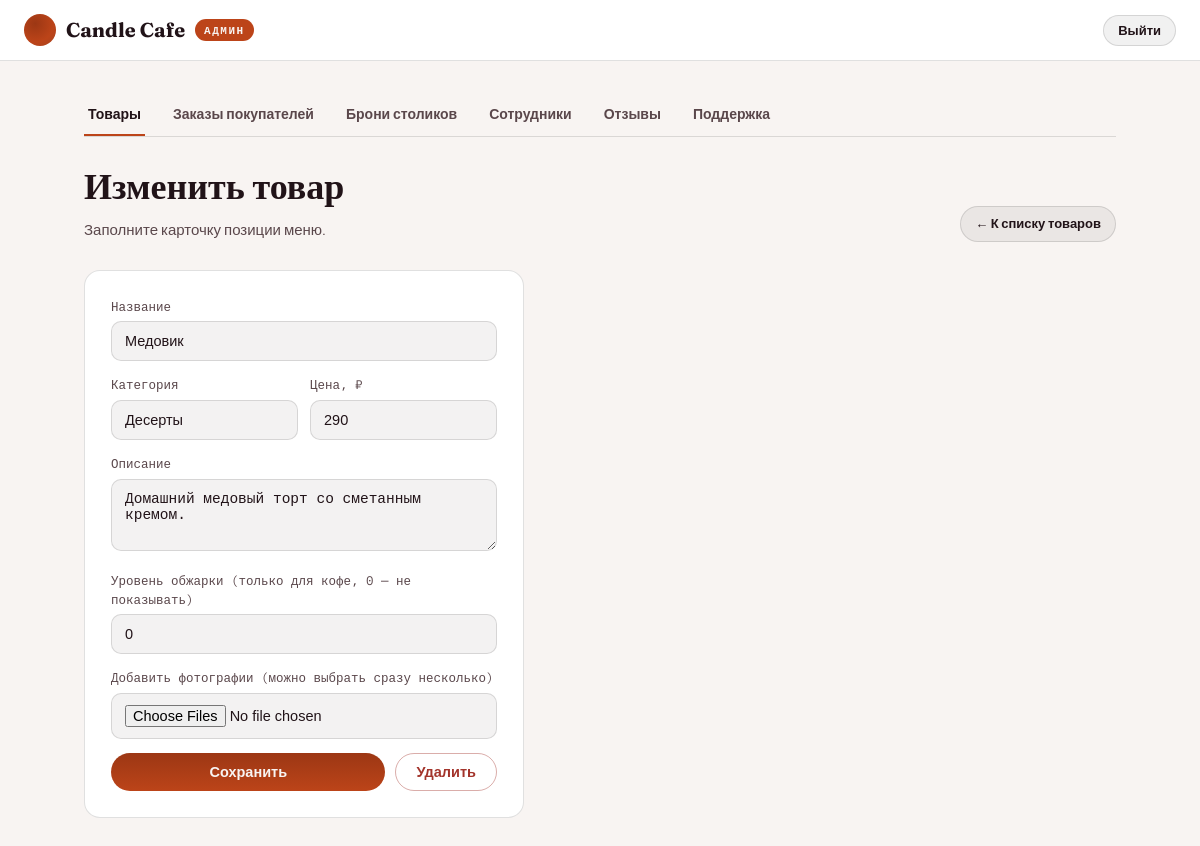
Screenshot of /admin-panel/products/20/ (signed in) with the database file from the repository.
### cafe/models.py (models this page shows, shortened)
class Product(models.Model):
    name = models.CharField('Название', max_length=120)
    category = models.CharField('Категория', max_length=80)
    description = models.TextField('Описание', blank=True)
    price = models.PositiveIntegerField('Цена, ₽')
    roast_level = models.PositiveSmallIntegerField(
        'Уровень обжарки (0 — не показывать)', default=0
    )
    is_active = models.BooleanField('Показывать в меню', default=True)
    created_at = models.DateTimeField(auto_now_add=True)
    class Meta:
        ordering = ['category', 'name']
        verbose_name = 'Товар'
        verbose_name_plural = 'Товары'

### cafe/views.py (the view, shortened to what this page needs)
# urls.py: path('admin-panel/products/<int:pk>/', views.admin_product_form, name='admin_product_edit'),
@user_passes_test(is_admin, login_url='login')
def admin_product_form(request, pk=None):
    product = get_object_or_404(Product, pk=pk) if pk else None
    form = ProductForm(request.POST or None, request.FILES or None, instance=product)
    categories = sorted(set(Product.objects.values_list('category', flat=True)))
    return render(request, 'cafe/admin_product_form.html', {
        'form': form, 'product': product, 'categories': categories,
    })

### cafe/forms.py
class ProductForm(forms.ModelForm):
    images = MultipleFileField(label='Добавить фотографии', required=False)
    class Meta:
        model = Product
        fields = ['name', 'category', 'price', 'description', 'roast_level']
        widgets = {
            'description': forms.Textarea(attrs={'rows': 3}),
        }

### cafe/context_processors.py (called while the page is built)
def site_context(request):
    cart = request.session.get('cart', {})
    cart_count = sum(cart.values()) if cart else 0
    unread_chat = 0
    unread_support_total = 0
    if request.user.is_authenticated:
        if request.user.is_staff:
            unread_support_total = ChatMessage.objects.filter(sender='user', read_by_admin=False).count()
        else:
            unread_chat = ChatMessage.objects.filter(
                customer=request.user, sender='admin', read_by_user=False
            ).count()
    return {
        'cart_count': cart_count,
        'unread_chat': unread_chat,
        'unread_support_total': unread_support_total,
    }

### cafe/views.py (called while the page is built)
def is_admin(user):
    return user.is_authenticated and user.is_staff

### cafe/templates/cafe/admin_product_form.html (shortened to what this page needs)
{% extends 'cafe/admin_base.html' %}
{% block content %}
<div class="sec-head">
  <div>
    <h2>{% if product %}Изменить товар{% else %}Новый товар{% endif %}</h2>
    <p>Заполните карточку позиции меню.</p>
  </div>
  <a href="{% url 'admin_products' %}" class="btn btn-ghost btn-sm">← К списку товаров</a>
</div>
<div class="panel" style="max-width:440px;">
  <form method="post" enctype="multipart/form-data">
    <div class="field"><label>Название</label>{{ form.name }}{{ form.name.errors }}</div>
    <div class="row-2">
      <div class="field"><label>Категория</label>{{ form.category }}{{ form.category.errors }}</div>
      <div class="field"><label>Цена, ₽</label>{{ form.price }}{{ form.price.errors }}</div>
    </div>
    <div class="field"><label>Описание</label>{{ form.description }}</div>
    <div class="field"><label>Уровень обжарки (только для кофе, 0 — не показывать)</label>{{ form.roast_level }}</div>
    <div class="field">
      <label>Добавить фотографии (можно выбрать сразу несколько)</label>
      {{ form.images }}
    </div>
    <div style="display:flex; gap:10px;">
      <button type="submit" class="btn btn-primary" style="flex:1;">Сохранить</button>
      {% if product %}<button type="submit" name="delete" value="1" class="btn btn-danger" onclick="return confirm('Удалить этот товар?')">Удалить</button>{% endif %}
    </div>
  </form>
</div>
{% endblock %}

### cafe/static/cafe/css/style.css (style rules this page uses)
:root { --bg:#f8f4f2; --bg-2:#ffffff; --surface:#ffffff; --surface-2:#efe6e2; --cream:#211318; --cream-dim:#5a474b; --ember:#bc4419; --ember-2:#9c3714; --gold:#8f6a2e; --sage:#5c7a4a; --text-rgb:20,16,18; --line: rgba(var(--text-rgb),0.13); --radius:16px; --font-display:'Fraunces', serif; --font-body:'Manrope', sans-serif; --font-mono:'IBM Plex Mono', monospace; color-scheme: light; }
* { box-sizing:border-box; }
html,body { margin:0; padding:0; }
body { background:var(--bg); color:var(--cream); font-family:var(--font-body); line-height:1.5; min-height:100vh; -webkit-font-smoothing:antialiased; }
a { color:inherit; text-decoration:none; }
h1,h2,h3,h4 { font-family:var(--font-display); font-weight:600; margin:0; }
p { margin:0; }
.btn { border:none; border-radius:999px; padding:10px 20px; font-weight:700; font-size:14.5px; cursor:pointer; display:inline-block; }
.btn-primary { background:linear-gradient(180deg,var(--ember-2),var(--ember)); color:var(--bg); }
.btn-ghost { background:rgba(var(--text-rgb),0.06); color:var(--cream); border:1px solid var(--line); }
.btn-danger { background:transparent; color:#a3342b; border:1px solid rgba(163,52,43,0.4); }
.btn-sm { padding:7px 14px; font-size:13px; }
.sec-head { display:flex; justify-content:space-between; align-items:flex-end; gap:20px; margin-bottom:28px; flex-wrap:wrap; }
.sec-head h2 { font-size:clamp(26px,4vw,36px); }
.sec-head p { color:var(--cream-dim); font-size:15px; margin-top:6px; max-width:460px; }
.panel { background:var(--surface); border:1px solid var(--line); border-radius:var(--radius); padding:26px; }
.field { margin-bottom:14px; }
.field label { display:block; font-size:12.5px; color:var(--cream-dim); margin-bottom:6px; font-family:var(--font-mono); }
.field input, .field select, .field textarea { width:100%; background:rgba(var(--text-rgb),0.05); border:1px solid var(--line); color:var(--cream); padding:11px 13px; border-radius:10px; font-size:14.5px; outline:none; }
.row-2 { display:grid; grid-template-columns:1fr 1fr; gap:12px; }

### rows the page displays
Product: name "Медовик", category "Десерты", price "290", description "Домашний медовый торт со сметанным кремом.", roast_level "0"
